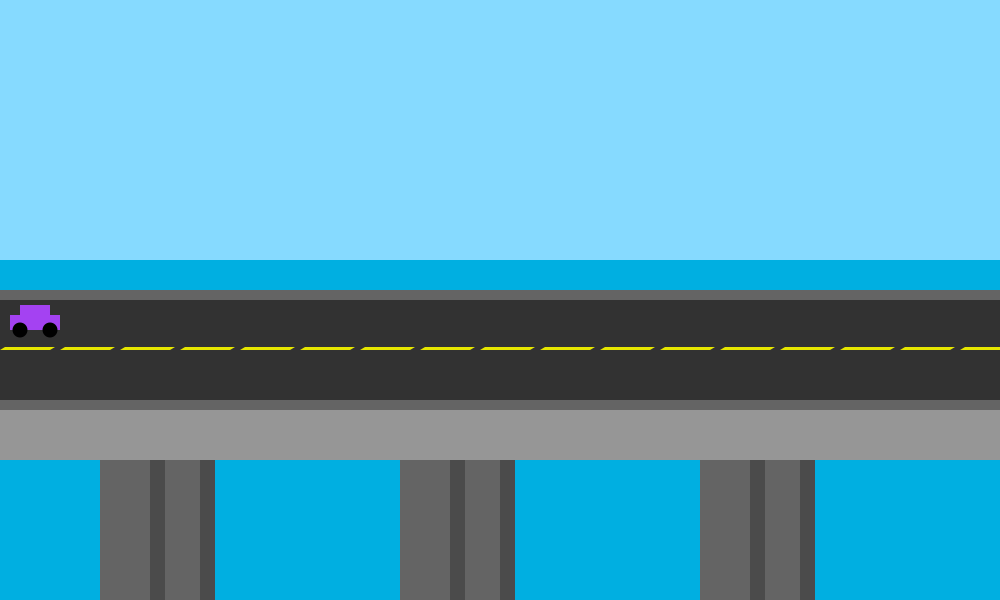
Frame 1 (no input)
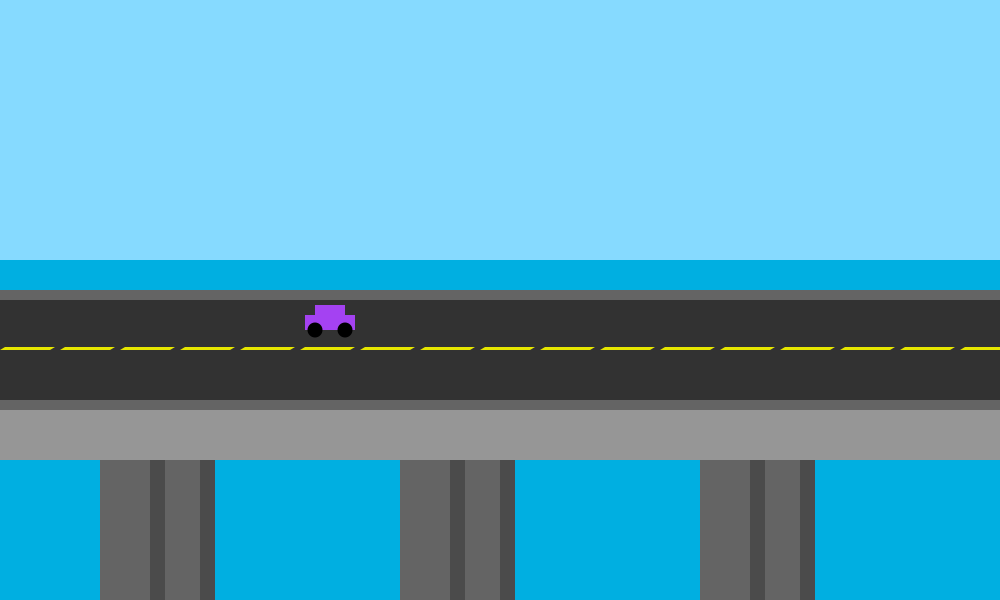
Frame 60 (the mouse pressed at the canvas centre just before this capture)
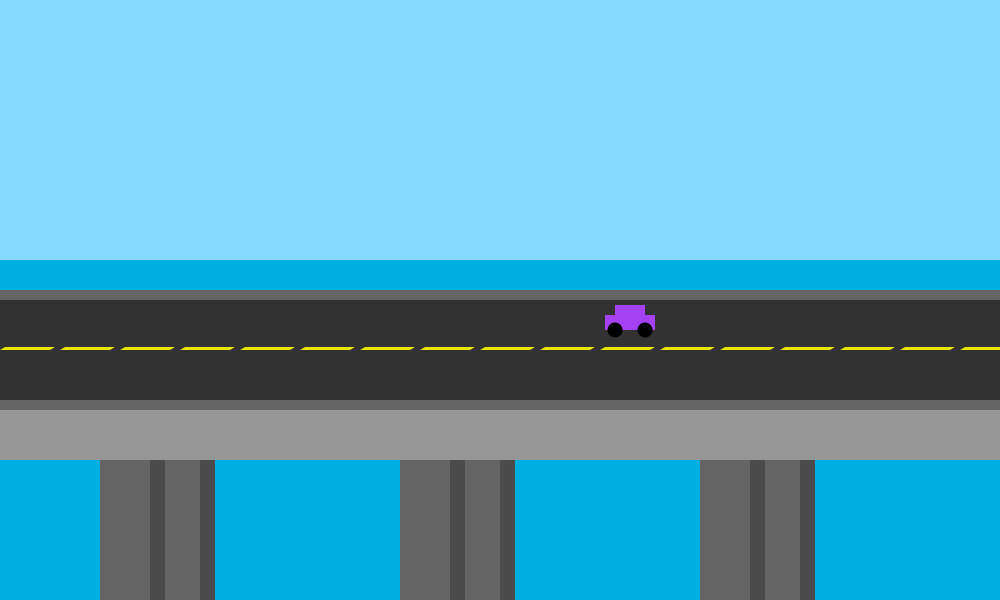
Frame 120 (the mouse held since frame 60 and released just before this capture)

The Processing sketch that drew these frames (run headless with seeded random() and noise(); from frame 60 on, the mouse is pressed at the canvas centre):

// Processing sketch: lab9d_starter
// ── lab9d_starter.pde
// Henry Wrede Black
// single-version of lab9d array sketch
// ocean highway with one car

//car properties
float x, y; //position
float xspeed; //speed
float r, g, b; //color

void setup() {
  size(1000, 600);

  x = 10;
  y = height/2+15;
  xspeed = 5;
  r = random(0, 255);
  g = random(0, 255);
  b = random(0, 255);
}
void draw() {
  background(134, 218, 255); //light blue
  randomSeed(0);
  // background objects
  static_background();
  // draw car
  car(x, y, r, g, b);
  //update car's position
  x += xspeed;
  if (x >= width) {
    xspeed = -1*xspeed;
    x = width;
    y = height/2+65;
  } else if (x < -50) {
    xspeed = -1*xspeed;
    x = -50;
    y = height/2+15;
  }
}
// -- DRAWING FUNCTIONS
void car(float x, float y, float r, float g, float b) {//draws a car at position (x, y) with color (r, g, b)
  ellipseMode(CENTER);
  rectMode(CORNER);
  noStroke();
  fill(r, g, b);
  rect(x, y, 50, 15);
  rect(x+10, y-10, 30, 10);
  fill(0);
  ellipse(x+10, y+15, 15, 15);
  ellipse(x+40, y+15, 15, 15);
}
void dash(int x, int y) {
  noStroke();
  fill(230, 230, 0);
  quad(x, y, x+50, y, x+55, y-3, x+5, y-3);
}
void bridge_support(int x) {

  fill(100);
  rect(x, height/2+160, 50, height);
  fill(75);
  rect(x+50, height/2+160, 15, height);
}
void static_background() {
  noStroke();
  fill(0, 175, 225);
  rect(0, height/2-40, width, height); //water in background
  fill(50);
  rect(0, height/2, width, 100); //highway aspahlt
  fill(100);
  rect(0, height/2-10, width, 10); //sidewalls of highway
  rect(0, height/2+100, width, 10);
  fill(150);
  rect(0, height/2+110, width, 50); //side of bridge
  bridge_support(150);
  bridge_support(100);
  bridge_support(450);
  bridge_support(400);
  bridge_support(750);
  bridge_support(700);
  for (int x = 0; x <= width; x+= 60) { //deaws a line of dashes in the middle of the highway
    dash(x, height/2+50);
  }
}
